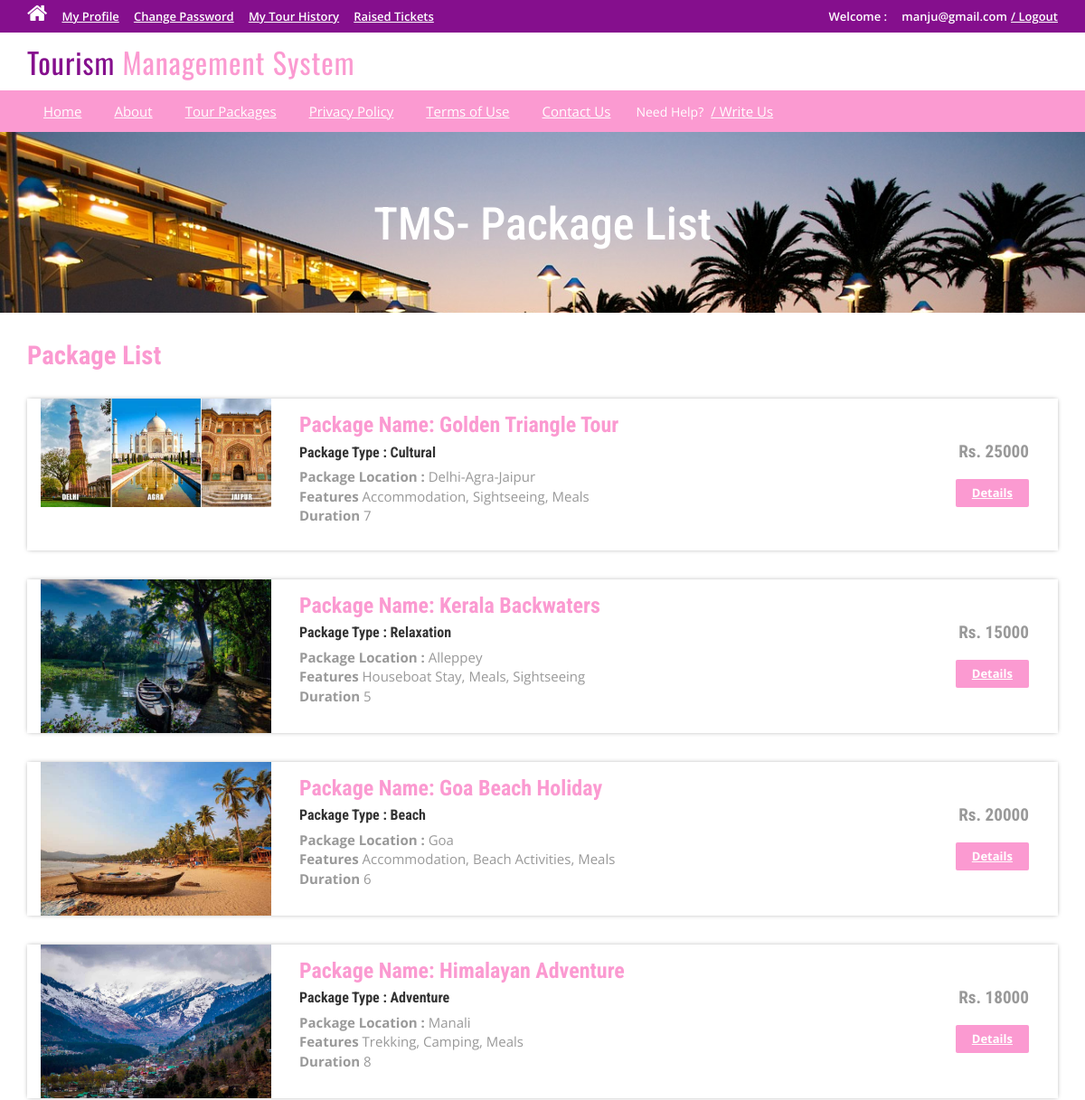
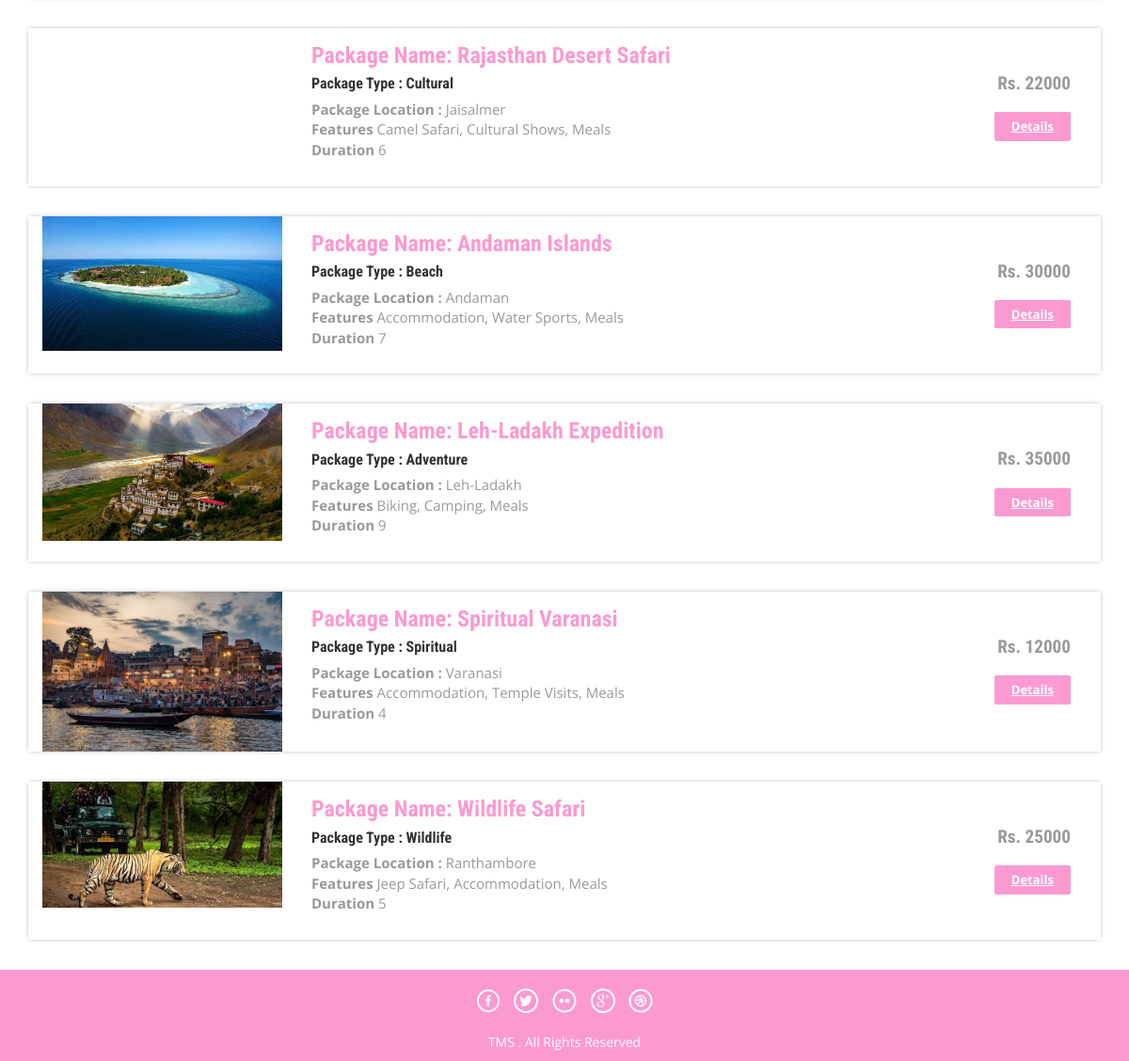
Page /package-list.php (signed in) on the committed database (2 pictures, top to bottom).
### tables this page shows
CREATE TABLE `tbltourpackages` (
  `PackageId` int(11) NOT NULL AUTO_INCREMENT,
  `PackageName` varchar(200) DEFAULT NULL,
  `PackageType` varchar(150) DEFAULT NULL,
  `PackageLocation` varchar(100) DEFAULT NULL,
  `PackagePrice` int(11) DEFAULT NULL,
  `PackageFeatures` varchar(255) DEFAULT NULL,
  `PackageDetails` mediumtext DEFAULT NULL,
  `PackageImage` varchar(100) DEFAULT NULL,
  `Creationdate` timestamp NULL DEFAULT current_timestamp(),
  `UpdationDate` timestamp NULL DEFAULT NULL ON UPDATE current_timestamp(),
  `Duration` int(11) DEFAULT NULL,
  PRIMARY KEY (`PackageId`)
);

### package-list.php (the view, shortened to what this page needs)
<?php
include('includes/config.php');
?>
<!DOCTYPE HTML>
<html>
<head>
<link href="css/bootstrap.css" rel='stylesheet' type='text/css' />
<link href="css/style.css" rel='stylesheet' type='text/css' />
<link href="css/font-awesome.css" rel="stylesheet">
<link href="css/animate.css" rel="stylesheet" type="text/css" media="all">
</head>
<body>
<?php include('includes/header.php');?>
<div class="banner-3">
	<div class="container">
		<h1 class="wow zoomIn animated animated" data-wow-delay=".5s" style="visibility: visible; animation-delay: 0.5s; animation-name: zoomIn;"> TMS- Package List</h1>
	</div>
</div>
<div class="rooms">
	<div class="container">
		<div class="room-bottom">
			<h3>Package List</h3>
<?php $sql = "SELECT * from tbltourpackages";
$query = $dbh->prepare($sql);
$query->execute();
$results=$query->fetchAll(PDO::FETCH_OBJ);
if($query->rowCount() > 0)
{
foreach($results as $result)
{	?>
<div class="rom-btm">
				<div class="col-md-3 room-left wow fadeInLeft animated" data-wow-delay=".5s">
					<img src="admin/pacakgeimages/<?php echo htmlentities($result->PackageImage);?>" class="img-responsive" alt="">
				</div>
				<div class="col-md-6 room-midle wow fadeInUp animated" data-wow-delay=".5s">
					<h4>Package Name: <?php echo htmlentities($result->PackageName);?></h4>
					<h6>Package Type : <?php echo htmlentities($result->PackageType);?></h6>
					<p><b>Package Location :</b> <?php echo htmlentities($result->PackageLocation);?></p>
					<p><b>Features</b> <?php echo htmlentities($result->PackageFeatures);?></p>
					<p><b>Duration</b> <?php echo htmlentities($result->Duration);?></p>
				</div>
				<div class="col-md-3 room-right wow fadeInRight animated" data-wow-delay=".5s">
					<h5>Rs. <?php echo htmlentities($result->PackagePrice);?></h5>
					<a href="package-details.php?pkgid=<?php echo htmlentities($result->PackageId);?>" class="view">Details</a>
				</div>
				<div class="clearfix"></div>
			</div>
<?php }} ?>
		</div>
	</div>
</div>
<?php include('includes/footer.php');?>
</body>
</html>

### css/style.css (style rules this page uses)
html, body { font-size: 100%; background: #fff; font-family: 'Open Sans', sans-serif; }
body a,.grid_1,plan_1,plan_1.one,plan_1.two,i.icon1, i.icon2, i.icon3, i.icon4, i.icon5, i.icon6 { transition:0.5s all; -webkit-transition:0.5s all; -moz-transition:0.5s all; -o-transition:0.5s all; -ms-transition:0.5s all; }
h1,h2,h3,h4,h5,h6 { margin:0; font-family: 'Roboto Condensed', sans-serif; }
p { margin:0; }
a.view { padding: 6px 18px; font-weight: 700; color: #fff; background-color: #FB9AD1; border: 0; font-size: 13px; border-radius: 2px; -webkit-transition: all .2s; -moz-transition: all .2s; transition: all .2s; margin-top: 20px; display: inline-block; }
.banner-3 { background: url(../images/6.jpg)no-repeat; background-size: cover; -webkit-background-size: cover; -o-background-size: cover; -ms-background-size: cover; -moz-background-size: cover; min-height:200px; }
.banner-3 h1 { font-size: 50px; margin-bottom: 40px; padding: 1.5em 0 0; text-align: center; color: #fff; }
.rom-btm { margin-top: 2em; background-color: #FFF; box-shadow: 0px 0px 5px -1px rgba(0, 0, 0, 0.37); }
.room-bottom h3 { font-size: 1.8em; font-weight: 700; color: #FB9AD1; }
.room-bottom { padding: 2em 0; }
.rom-btm h4 { font-size: 1.5em; font-weight: 700; color: #FB9AD1; }
.rom-btm p { font-size: 15px; color: #999; }
.rom-btm h6 { font-size: 1em; font-weight: 700; margin: 0.5em 0; }
.room-right { text-align: right; padding: 3em 2em; }
.room-midle { padding: 1em; }
.rom-btm h5 { font-size: 1.2em; font-weight: 700; color: #999; }

### rows in the picture
tbltourpackages: PackageImage (picture), PackageName "Golden Triangle Tour", PackageType "Cultural", PackageLocation "Delhi-Agra-Jaipur", PackageFeatures "Accommodation, Sightseeing, Meals", Duration "7", PackagePrice "25000"
tbltourpackages: PackageImage (picture), PackageName "Kerala Backwaters", PackageType "Relaxation", PackageLocation "Alleppey", PackageFeatures "Houseboat Stay, Meals, Sightseeing", Duration "5", PackagePrice "15000"
tbltourpackages: PackageImage (picture), PackageName "Goa Beach Holiday", PackageType "Beach", PackageLocation "Goa", PackageFeatures "Accommodation, Beach Activities, Meals", Duration "6", PackagePrice "20000"
tbltourpackages: PackageImage (picture), PackageName "Himalayan Adventure", PackageType "Adventure", PackageLocation "Manali", PackageFeatures "Trekking, Camping, Meals", Duration "8", PackagePrice "18000"
tbltourpackages: PackageName "Rajasthan Desert Safari", PackageType "Cultural", PackageLocation "Jaisalmer", PackageFeatures "Camel Safari, Cultural Shows, Meals", Duration "6", PackagePrice "22000"
tbltourpackages: PackageImage (picture), PackageName "Andaman Islands", PackageType "Beach", PackageLocation "Andaman", PackageFeatures "Accommodation, Water Sports, Meals", Duration "7", PackagePrice "30000"
tbltourpackages: PackageImage (picture), PackageName "Leh-Ladakh Expedition", PackageType "Adventure", PackageLocation "Leh-Ladakh", PackageFeatures "Biking, Camping, Meals", Duration "9", PackagePrice "35000"
tbltourpackages: PackageImage (picture), PackageName "Spiritual Varanasi", PackageType "Spiritual", PackageLocation "Varanasi", PackageFeatures "Accommodation, Temple Visits, Meals", Duration "4", PackagePrice "12000"
tbltourpackages: PackageImage (picture), PackageName "Wildlife Safari", PackageType "Wildlife", PackageLocation "Ranthambore", PackageFeatures "Jeep Safari, Accommodation, Meals", Duration "5", PackagePrice "25000"

### other values in the picture
$_SESSION['login'] "manju@gmail.com"
